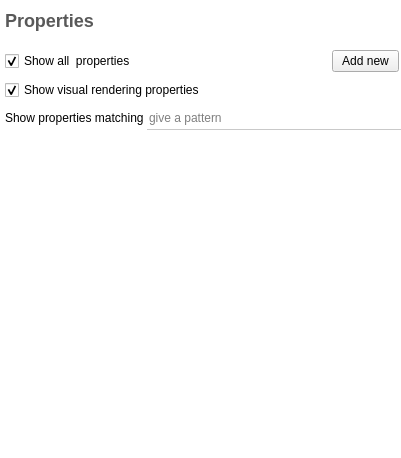
<?xml version="1.0" encoding="UTF-8"?>
<ui version="4.0">
 <class>PropertiesEditor</class>
 <widget class="QWidget" name="PropertiesEditor">
  <property name="geometry">
   <rect>
    <x>0</x>
    <y>0</y>
    <width>401</width>
    <height>458</height>
   </rect>
  </property>
  <property name="sizePolicy">
   <sizepolicy hsizetype="Expanding" vsizetype="Expanding">
    <horstretch>0</horstretch>
    <verstretch>0</verstretch>
   </sizepolicy>
  </property>
  <property name="windowTitle">
   <string>Properties</string>
  </property>
  <property name="styleSheet">
   <string notr="true">QPushButton, QComboBox {
border-image: url(:/talipot/gui/ui/btn_26.png) 4;
border-width: 4;
padding: 0px 6px;
font-size: 12px;
}
QPushButton, QComboBox, QLabel {
color: black;
}
QPushButton:hover, QComboBox:hover {
border-image: url(:/talipot/gui/ui/btn_26_hover.png) 4;
}
QPushButton:disabled, QComboBox::disabled {
color:gray;
}
QPushButton:pressed{
border-image: url(:/talipot/gui/ui/btn_26_pressed.png) 4;
}
QPushButton::menu-indicator{
subcontrol-origin: margin;
subcontrol-position: center right;
right: 4px;
}
QPushButton {
outline: none;
margin: 2
}


QComboBox::down-arrow {
image: url(:/talipot/gui/ui/combobox_arrow.png);
}

QComboBox:drop-down {
subcontrol-origin: padding;
subcontrol-position: top right;
border-left-style: none;
border-top-right-radius: 1px;
border-bottom-right-radius: 1px;
}

#PropertiesEditor {
background-color: white;
border: 0px;
}
QScrollArea {
border: 0px;
}
QFrame[ section=&quot;true&quot; ] {
border: 1px solid #D9D9D9;
padding-top: 0px;
}
QFrame[ subsection = &quot;true&quot; ] {
border-top: 1px solid #D9D9D9;
padding-top: 5px;
background-color: #F4F4F4;
}
#frame_2 {
border-right: 0px;
}
QPushButton[flat=&quot;true&quot;] {
font: bold;
border-image: none;
border-width: 4;
padding: 0px 6px;
font-size: 12px;
background-color: transparent;
}
QTableView {
font: 12px;
}
QTableView::indicator:checked {
image: url(:/talipot/gui/icons/eye.png);
}
QTableView::indicator:unchecked {
image: url(:/talipot/gui/icons/eye_disabled.png);
}
QCheckBox::indicator:checked {
image: url(:/talipot/gui/icons/eye.png);
}
#propsVisibilityCheck::indicator:indeterminate {
image: url(:/talipot/gui/icons/eye_partially_disabled.png);
}
QCheckBox::indicator:unchecked {
image: url(:/talipot/gui/icons/eye_disabled.png);
}</string>
  </property>
  <layout class="QVBoxLayout" name="verticalLayout">
   <property name="spacing">
    <number>0</number>
   </property>
   <property name="margin">
    <number>0</number>
   </property>
   <item>
    <widget class="QFrame" name="frame">
     <layout class="QVBoxLayout" name="verticalLayout_3">
      <property name="leftMargin">
       <number>5</number>
      </property>
      <property name="topMargin">
       <number>0</number>
      </property>
      <property name="rightMargin">
       <number>0</number>
      </property>
      <property name="bottomMargin">
       <number>0</number>
      </property>
      <item>
       <widget class="QLabel" name="label">
        <property name="sizePolicy">
         <sizepolicy hsizetype="Preferred" vsizetype="Maximum">
          <horstretch>0</horstretch>
          <verstretch>0</verstretch>
         </sizepolicy>
        </property>
        <property name="minimumSize">
         <size>
          <width>0</width>
          <height>42</height>
         </size>
        </property>
        <property name="styleSheet">
         <string notr="true">font-weight: bold;
color: #595959;</string>
        </property>
        <property name="text">
         <string>&lt;font size=&quot;5&quot;&gt;Properties&lt;/font&gt;</string>
        </property>
       </widget>
      </item>
      <item>
       <layout class="QHBoxLayout" name="horizontalLayout_2">
        <property name="spacing">
         <number>0</number>
        </property>
        <item>
         <widget class="QCheckBox" name="propsVisibilityCheck">
          <property name="toolTip">
           <string>Show/Hide all 'Elements' table properties</string>
          </property>
          <property name="text">
           <string>Show all  properties</string>
          </property>
          <property name="checked">
           <bool>true</bool>
          </property>
         </widget>
        </item>
        <item>
         <spacer name="horizontalSpacer">
          <property name="orientation">
           <enum>Qt::Horizontal</enum>
          </property>
          <property name="sizeHint" stdset="0">
           <size>
            <width>40</width>
            <height>20</height>
           </size>
          </property>
         </spacer>
        </item>
        <item>
         <widget class="QPushButton" name="newButton">
          <property name="toolTip">
           <string>Add a new local property to the current graph</string>
          </property>
          <property name="text">
           <string>Add new</string>
          </property>
          <property name="icon">
           <iconset resource="../../../library/talipot-gui/resources/TalipotGUIResource.qrc">
            <normaloff>:/talipot/gui/icons/64/list-add.png</normaloff>:/talipot/gui/icons/64/list-add.png</iconset>
          </property>
         </widget>
        </item>
       </layout>
      </item>
      <item>
       <widget class="QCheckBox" name="visualPropertiesCheck">
        <property name="sizePolicy">
         <sizepolicy hsizetype="Expanding" vsizetype="Fixed">
          <horstretch>0</horstretch>
          <verstretch>0</verstretch>
         </sizepolicy>
        </property>
        <property name="toolTip">
         <string>Show/Hide visual rendering properties</string>
        </property>
        <property name="text">
         <string>Show visual rendering properties</string>
        </property>
        <property name="checked">
         <bool>true</bool>
        </property>
       </widget>
      </item>
      <item>
       <layout class="QHBoxLayout" name="horizontalLayout">
        <property name="spacing">
         <number>0</number>
        </property>
        <item>
         <widget class="QLabel" name="label_2">
          <property name="sizePolicy">
           <sizepolicy hsizetype="Preferred" vsizetype="Preferred">
            <horstretch>0</horstretch>
            <verstretch>0</verstretch>
           </sizepolicy>
          </property>
          <property name="toolTip">
           <string>Only show the properties whose name
contains the given pattern</string>
          </property>
          <property name="text">
           <string>Show properties matching </string>
          </property>
         </widget>
        </item>
        <item>
         <widget class="ClearableLineEdit" name="propertiesFilterEdit">
          <property name="minimumSize">
           <size>
            <width>0</width>
            <height>24</height>
           </size>
          </property>
          <property name="maximumSize">
           <size>
            <width>16777215</width>
            <height>24</height>
           </size>
          </property>
          <property name="toolTip">
           <string>Only show the properties whose name
contains the given pattern</string>
          </property>
          <property name="styleSheet">
           <string notr="true">background-color: white;
border: 0px;
color: black;
border-bottom: 1px solid #C9C9C9;</string>
          </property>
          <property name="placeholderText">
           <string>give a pattern</string>
          </property>
         </widget>
        </item>
       </layout>
      </item>
     </layout>
    </widget>
   </item>
   <item>
    <widget class="QFrame" name="frame_2">
     <property name="section" stdset="0">
      <bool>true</bool>
     </property>
     <layout class="QVBoxLayout" name="verticalLayout_2">
      <property name="spacing">
       <number>0</number>
      </property>
      <property name="margin">
       <number>0</number>
      </property>
      <item>
       <widget class="QTableView" name="tableView">
        <property name="sizePolicy">
         <sizepolicy hsizetype="MinimumExpanding" vsizetype="Expanding">
          <horstretch>0</horstretch>
          <verstretch>0</verstretch>
         </sizepolicy>
        </property>
        <property name="minimumSize">
         <size>
          <width>400</width>
          <height>320</height>
         </size>
        </property>
        <property name="contextMenuPolicy">
         <enum>Qt::CustomContextMenu</enum>
        </property>
        <property name="frameShape">
         <enum>QFrame::NoFrame</enum>
        </property>
        <property name="editTriggers">
         <set>QAbstractItemView::NoEditTriggers</set>
        </property>
        <property name="alternatingRowColors">
         <bool>true</bool>
        </property>
        <property name="selectionBehavior">
         <enum>QAbstractItemView::SelectRows</enum>
        </property>
        <property name="sortingEnabled">
         <bool>true</bool>
        </property>
        <property name="cornerButtonEnabled">
         <bool>false</bool>
        </property>
        <attribute name="horizontalHeaderMinimumSectionSize">
         <number>50</number>
        </attribute>
        <attribute name="horizontalHeaderStretchLastSection">
         <bool>true</bool>
        </attribute>
        <attribute name="verticalHeaderVisible">
         <bool>false</bool>
        </attribute>
       </widget>
      </item>
     </layout>
    </widget>
   </item>
  </layout>
 </widget>
 <customwidgets>
  <customwidget>
   <class>ClearableLineEdit</class>
   <extends>QLineEdit</extends>
   <header location="global">talipot/ClearableLineEdit.h</header>
  </customwidget>
 </customwidgets>
 <resources>
  <include location="../../../library/talipot-gui/resources/TalipotGUIResource.qrc"/>
 </resources>
 <connections>
  <connection>
   <sender>tableView</sender>
   <signal>customContextMenuRequested(QPoint)</signal>
   <receiver>PropertiesEditor</receiver>
   <slot>showCustomContextMenu(QPoint)</slot>
   <hints>
    <hint type="sourcelabel">
     <x>199</x>
     <y>160</y>
    </hint>
    <hint type="destinationlabel">
     <x>199</x>
     <y>149</y>
    </hint>
   </hints>
  </connection>
  <connection>
   <sender>propsVisibilityCheck</sender>
   <signal>stateChanged(int)</signal>
   <receiver>PropertiesEditor</receiver>
   <slot>setPropsVisibility(int)</slot>
   <hints>
    <hint type="sourcelabel">
     <x>86</x>
     <y>84</y>
    </hint>
    <hint type="destinationlabel">
     <x>-40</x>
     <y>108</y>
    </hint>
   </hints>
  </connection>
  <connection>
   <sender>visualPropertiesCheck</sender>
   <signal>clicked(bool)</signal>
   <receiver>PropertiesEditor</receiver>
   <slot>showVisualProperties(bool)</slot>
   <hints>
    <hint type="sourcelabel">
     <x>204</x>
     <y>69</y>
    </hint>
    <hint type="destinationlabel">
     <x>199</x>
     <y>220</y>
    </hint>
   </hints>
  </connection>
 </connections>
 <slots>
  <slot>showCustomContextMenu(QPoint)</slot>
  <slot>showSystemProperties(bool)</slot>
  <slot>checkAll(bool)</slot>
 </slots>
</ui>
